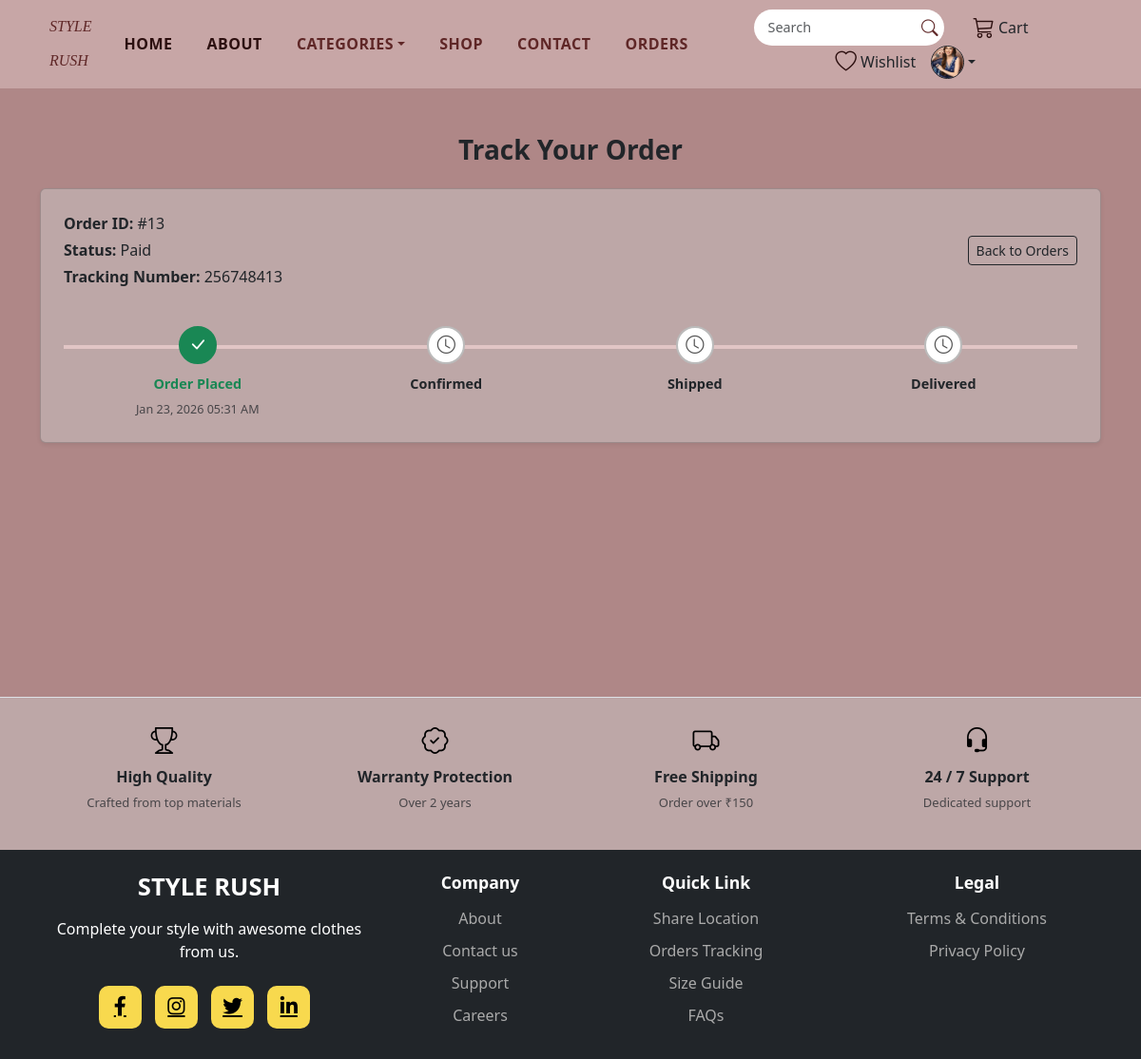
The app's page /order/track-order/13/ (signed in) with its own data.
### fashion/models.py (models this page shows, shortened)
class CustomUser(AbstractUser):
    email = models.EmailField(unique=True)
    USERNAME_FIELD = 'username'
    REQUIRED_FIELDS = ['email']

### adminapp/models.py (models this page shows, shortened)
class Customer(models.Model):
    user = models.OneToOneField(settings.AUTH_USER_MODEL, on_delete=models.CASCADE, related_name='profile')
    address = models.CharField(max_length=200, blank=True)
    phone = models.CharField(max_length=15, blank=True)
    country = models.CharField(max_length=100, blank=True)
    profile_image = models.ImageField(upload_to='profile_images/', blank=True, null=True)
    status = models.CharField(max_length=20, choices=[
        ('Active', 'Active'),
        ('Inactive', 'Inactive'),
    ], default='Active')

### orderapp/models.py (models this page shows, shortened)
class Order(models.Model):
    PAYMENT_METHODS = [
        ('UPI', 'UPI'),
        ('COD', 'Cash on Delivery'),
        ("wallet", "Wallet"),
    ]
    PAYMENT_STATUS = [
        ('Pending', 'Pending'),
        ('Paid', 'Paid'),
        ('Shipped', 'Shipped'),
        ('Delivered', 'Delivered'),
    ]
    user = models.ForeignKey(settings.AUTH_USER_MODEL, on_delete=models.CASCADE)
    address = models.ForeignKey(Address, on_delete=models.SET_NULL, null=True)
    total = models.DecimalField(max_digits=10, decimal_places=2)
    payment_mode = models.CharField(max_length=20, choices=PAYMENT_METHODS)
    payment_status = models.CharField(max_length=20, choices=PAYMENT_STATUS, default='Pending')
    upi_id = models.CharField(max_length=50, blank=True, null=True)
    upi_app = models.CharField(max_length=50, blank=True, null=True)
    created_at = models.DateTimeField(auto_now_add=True)

### orderapp/views.py (the view)
# urls.py: path('track-order/<int:order_id>/', track_order, name='track_order'),
@login_required
@never_cache
def track_order(request, order_id):
    categories = Category.objects.all()
    order = get_object_or_404(Order, id=order_id, user=request.user)
    tracking_steps = [
        {'name': 'Order Placed', 'status': order.created_at, 'done': True},
        {'name': 'Confirmed', 'status': order.confirmed_at if hasattr(order, 'confirmed_at') else None, 'done': order.payment_status in ['Confirmed', 'Shipped', 'Delivered']},
        {'name': 'Shipped', 'status': order.shipped_at if hasattr(order, 'shipped_at') else None, 'done': order.payment_status in ['Shipped', 'Delivered']},
        {'name': 'Delivered', 'status': order.delivered_at if hasattr(order, 'delivered_at') else None, 'done': order.payment_status == 'Delivered'},
    ]
    context = {
        'order': order,
        'tracking_steps': tracking_steps,
        'categories': categories
    }
    return render(request, 'user/track_order.html', context)

### templates/user/track_order.html
{% extends 'user/base.html' %}
{% load static %}
{% block 'css' %}<link rel="stylesheet" href="{% static 'css/track_order.css' %}">{% endblock %}
{% block 'content' %}
{% include "includes/navbar.html" %}
<section class="track-order py-5">
    <div class="container">
        <h3 class="fw-bold mb-4 text-center">Track Your Order</h3>
        <div class="card shadow-sm p-4">
            <div class="d-flex justify-content-between align-items-center mb-3">
                <div>
                    <p class="mb-1"><strong>Order ID:</strong> #{{ order.id }}</p>
                    <p class="mb-1"><strong>Status:</strong> {{ order.payment_status }}</p>
                    <p class="mb-0"><strong>Tracking Number:</strong> {{ order.id|add:256748400 }}</p>
                </div>
                <a href="{% url 'order_list' %}" class="btn btn-sm btn-outline-dark">Back to Orders</a>
            </div>
            <div class="track-timeline mt-4">
                {% for step in tracking_steps %}
                    <div class="track-step {% if step.done %}active{% endif %}">
                        <div class="circle">
                            {% if step.done %}
                                <i class="bi bi-check-lg"></i>
                            {% else %}
                                <i class="bi bi-clock"></i>
                            {% endif %}
                        </div>
                        <div class="label">
                            <p class="fw-semibold mb-1">{{ step.name }}</p>
                            {% if step.status %}
                                <small class="text-muted">{{ step.status|date:"M d, Y h:i A" }}</small>
                            {% endif %}
                        </div>
                    </div>
                {% endfor %}
            </div>
        </div>
    </div>
</section>
<section class="features-section py-4 border-top">
    <div class="container">
        <div class="row text-center">
            <div class="col-md-3">
                <i class="bi bi-trophy fs-3"></i>
                <h6 class="mt-2">High Quality</h6>
                <p class="small text-muted">Crafted from top materials</p>
            </div>
            <div class="col-md-3">
                <i class="bi bi-patch-check fs-3"></i>
                <h6 class="mt-2">Warranty Protection</h6>
                <p class="small text-muted">Over 2 years</p>
            </div>
            <div class="col-md-3">
                <i class="bi bi-truck fs-3"></i>
                <h6 class="mt-2">Free Shipping</h6>
                <p class="small text-muted">Order over ₹150</p>
            </div>
            <div class="col-md-3">
                <i class="bi bi-headset fs-3"></i>
                <h6 class="mt-2">24 / 7 Support</h6>
                <p class="small text-muted">Dedicated support</p>
            </div>
        </div>
    </div>
</section>
{% include "includes/footer.html" %}
{% endblock %}

### templates/includes/navbar.html (shortened to what this page needs)
{% load static %}
{% block 'css' %}<link rel="stylesheet" href="{% static "css/navfooter.css" %}">{% endblock %}
<nav class="navbar navbar-expand-lg navbar-custom">
  	<div class="container-fluid">
    	<a class="navbar-brand" href="{% url "home" %}">
      		<span class="brand-line1">STYLE</span><br>
      		<span class="brand-line2">RUSH</span>
    	</a>
		<div class="collapse navbar-collapse" id="navbarNav">
			<ul class="navbar-nav mx-auto text-center">
				<li class="nav-item"><a class="nav-link active" href="{% url 'home' %}">HOME</a></li>
				<li class="nav-item"><a class="nav-link active" href="{% url 'about' %}">ABOUT</a></li>
        		<li class="nav-item dropdown">
          			<a class="nav-link dropdown-toggle" href="#" id="categoryDropdown" role="button"data-bs-toggle="dropdown" aria-expanded="false">CATEGORIES</a>
        		</li>
        		<li class="nav-item"><a class="nav-link" href="{% url "products_list" %}">SHOP</a></li>
        		<li class="nav-item">
  					<a href="#" class="nav-link" data-bs-toggle="modal" data-bs-target="#contactModal">CONTACT</a>
				</li>
				<li class="nav-item"><a class="nav-link" href="{% url "order_list" %}">Orders</a></li>
      		</ul>
			<div class="d-flex align-items-center mt-2 mt-lg-0 flex-wrap justify-content-center">
				<form class="search-form d-flex align-items-center me-3" method="GET" action="{% url 'products_list' %}">
					<div class="search-wrapper position-relative">
						<input class="form-control search-input pe-5" type="search" name="q" placeholder="Search" value="{{ request.GET.q }}">
						<button class="search-btn position-absolute top-50 end-0 translate-middle-y border-0 bg-transparent" type="submit">
							<i class="bi bi-search"></i>
						</button>
					</div>
				</form>
				<a href="{% url 'cart' %}" class="nav-link d-flex align-items-center me-3">
					<i class="bi bi-cart3 nav-icon me-1"></i> Cart
				</a>
				<a href="{% url "wishlist_page" %}" class="nav-link d-flex align-items-center me-2">
					<i class="bi bi-heart nav-icon me-1"></i> Wishlist
				</a>
  				{% if user.is_authenticated %}
					<div class="nav-item dropdown ms-2">
						<a class="nav-link dropdown-toggle d-flex align-items-center" href="#" id="profileDropdown"
						role="button" data-bs-toggle="dropdown" aria-expanded="false">
							{% if user.profile.profile_image %}
        						<img src="{{ user.profile.profile_image.url }}" alt="{{ user.username }}" width="35" height="35" class="rounded-circle border border-1 border-dark object-fit-cover">
    						{% else %}
        						<img src="{% static 'images/default-profile.png' %}" alt="Default" width="35" height="35" class="rounded-circle border border-1 border-dark">
    						{% endif %}
						</a>
					</div>
  				{% else %}
					<div class="d-flex align-items-center ms-2">
						<a href="{% url 'login' %}" class="btn btn-outline-dark btn-sm me-2">Login</a>
						<a href="{% url 'signup' %}" class="btn btn-outline-dark btn-sm">SignUp</a>
					</div>
				{% endif %}
			</div>
		</div>
    </div>
</nav>

### static/css/base.css (style rules this page uses)
html, body { max-width: 100%; overflow-x: hidden !important; background-color: #916d6d; }

### static/css/track_order.css (style rules this page uses)
.track-order { background-color: #af8787; min-height: 80vh; }
.card { background-color: #bda7a7; }
.track-timeline { display: flex; justify-content: space-between; align-items: flex-start; margin-top: 30px; position: relative; padding: 0 10px; }
.track-timeline::before { content: ""; position: absolute; top: 20px; left: 0; width: 100%; height: 4px; background: #e1c5c5; z-index: 0; }
.track-step { position: relative; text-align: center; flex: 1; z-index: 1; }
.track-step.active .circle { background-color: #198754; color: #fff; border: 2px solid #198754; }
.track-step.active .label p { color: #198754; }
.track-step .circle { width: 40px; height: 40px; border: 2px solid #bbb; border-radius: 50%; display: flex; align-items: center; justify-content: center; margin: 0 auto 10px; background-color: #fff; font-size: 1.2rem; color: #555; transition: all 0.3s ease-in-out; }
.track-step .label { font-size: 0.9rem; }
.features-section { background-color: #bda7a7; border-top: 1px solid #ddd; }
.features-section i { color: #000; }
.features-section h6 { font-weight: 600; margin-top: 10px; }
.features-section p { font-size: 13px; color: #8d8d8d; }

### static/css/navfooter.css (style rules this page uses)
.navbar-custom { background-color: #C7A6A6; padding: 10px 40px; }
.navbar-brand { font-family: "Playfair Display", serif; font-style: italic; color: #5F2727 !important; line-height: 1; }
.navbar-brand .brand-line1, .navbar-brand .brand-line2 { display: block; font-size: 16px; font-weight: 500; }
.navbar-nav .nav-link { color: #5F2727 !important; font-weight: 600; text-transform: uppercase; margin: 0 10px; letter-spacing: 0.5px; }
.navbar-nav .nav-link:hover, .navbar-nav .nav-link.active { color: #2c0f0f !important; }
.search-wrapper { position: relative; width: 200px; }
.search-input { border-radius: 25px; border: none; padding: 8px 40px 8px 15px; font-size: 0.9rem; background-color: #fff; color: #333; transition: all 0.3s ease; }
.search-btn { position: absolute; top: 50%; right: 10px; transform: translateY(-50%); border: none; background: transparent; color: #5F2727; font-size: 1.1rem; cursor: pointer; transition: color 0.3s; }
.nav-icon { font-size: 1.4rem; color: #2c0f0f; margin-left: 15px; cursor: pointer; transition: 0.3s; }

### records on screen
CustomUser: profile.profile_image (picture)
Order: id "13", payment_status "Paid", id|add "256748413", status "Jan 23, 2026 05:31 AM"

### other values on screen
{{ step.name }} "Order Placed" "Confirmed" "Shipped" "Delivered"
